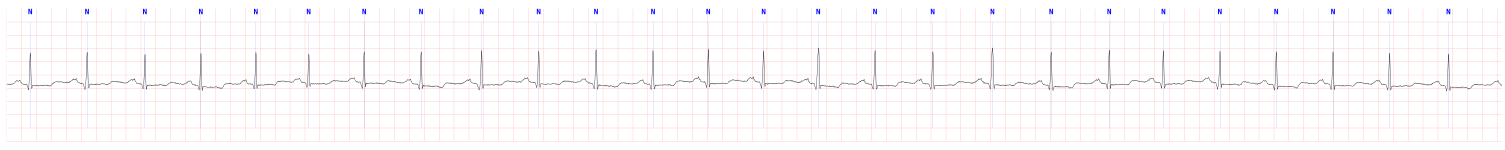
#> input picture train/a1_20.png, 7522 x 750 px (shown at 1/5 size); its folder holds only this picture in this run
$ jupyter execute --allow-errors Vbeat_classifier.ipynb   (shell and % lines are left out)
#> lines starting #> are read from the running program, lines starting #| are printed output that depends on the picture; after the words box and inside, x2 and y2 are one past the last pixel; in counts of white or black regions, pixels touching at a corner belong together
# ECG - V beat identification

[cell 1]
import cv2
import os
from matplotlib import pyplot as plt
import numpy as np
import pandas as pd
import math
from collections import Counter

[cell 2]
from sklearn.model_selection import train_test_split, GridSearchCV
from sklearn.linear_model import LogisticRegression
from sklearn.metrics import f1_score, confusion_matrix, plot_confusion_matrix

### Image analysis

[cell 3]
im = cv2.imread('train/'+ os.listdir('train')[0])
#> im is the input picture: shape (750, 7522, 3); mean B, G, R 250.5, 249.9, 252.8
im.shape
#> Out = (750, 7522, 3)

[cell 4]
#Find unique colors in the image

color_data = []
for i in range(750):
    color_data.append( np.unique(im[i], axis = 0) )
#> after the loop, color_data = 750 items, first 6: [[255, 255, 255]], [[255, 255, 255]], [[255, 255, 255]], [[255, 255, 255]], [[255, 255, 255]], [[255, 255, 255]]

color_data
#> Out has the same summary as color_data

Image doesn't have fix colors, range of colors need to be identified using boundary thresholds

[cell 5]
def detect_pixels(im, color):
    '''
    Identifies all pixels pertaining to a color, using thresholding
    Visualizing function
    '''
#> called with color = 'black'

    # define the list of boundaries for blue, black and green
    boundaries = {'blue':([65, 0, 0], [255, 50, 50])
                  ,'black': ([0,0,0], [50,50,50])
                  ,'light blue': ([255,216,216], [255,216,216])
                  ,'green': ([0,128,0], [50,255,50])
                 }

    lower, upper = boundaries[color]
    # create NumPy arrays from the boundaries
    lower = np.array(lower, dtype = "uint8")
#> lower = [0, 0, 0]
    upper = np.array(upper, dtype = "uint8")
#> upper = [50, 50, 50]
    # find the colors within the specified boundaries and apply
    # the mask
    mask = cv2.inRange(im, lower, upper)
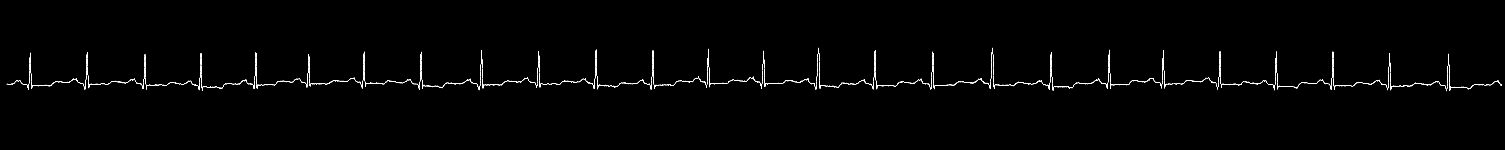
#> mask: shape (750, 7522) (shown at 1/5 size); 0.39% white in thin lines or dots, all inside (x1, y1, x2, y2) = (34, 239, 7510, 456)
    cv2.imwrite('temp.jpg',mask)
    output = cv2.bitwise_not(mask) #and(im, im, mask = mask)
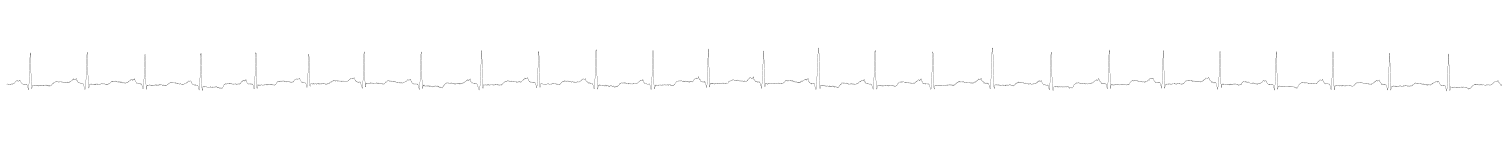
#> output: shape (750, 7522) (shown at 1/5 size); 99.6% white; black in thin lines or dots, all inside (x1, y1, x2, y2) = (34, 239, 7510, 456)

    return output

[cell 6]
plt.figure(figsize=(50,100))
plt.imshow(cv2.cvtColor(detect_pixels(im, 'black'), cv2.COLOR_BGR2RGB))
plt.show()

[cell 7]
plt.figure(figsize=(50,100))
plt.imshow(cv2.cvtColor(detect_pixels(im, 'blue'), cv2.COLOR_BGR2RGB))
#> call 2 of detect_pixels, with color = 'blue'
#> in detect_pixels (call 2), `lower = np.array(lower, dtype = "uint8")`: lower = [65, 0, 0]
#> in detect_pixels (call 2), `upper = np.array(upper, dtype = "uint8")`: upper = [255, 50, 50]
#> in detect_pixels (call 2), `mask = cv2.inRange(im, lower, upper)`:
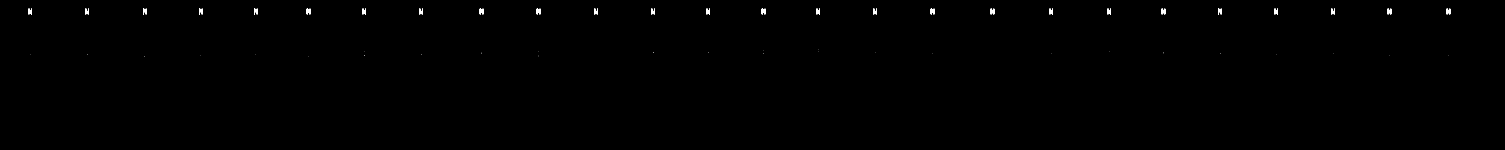
#> mask: shape (750, 7522) (shown at 1/5 size); 0.15% white; 54 white regions (28 under 20 px), largest, box (x1, y1, x2, y2) and area: (142, 44, 160, 71) 319, (426, 44, 444, 71) 319, (715, 44, 733, 71) 319
#> in detect_pixels (call 2), `output = cv2.bitwise_not(mask)`:
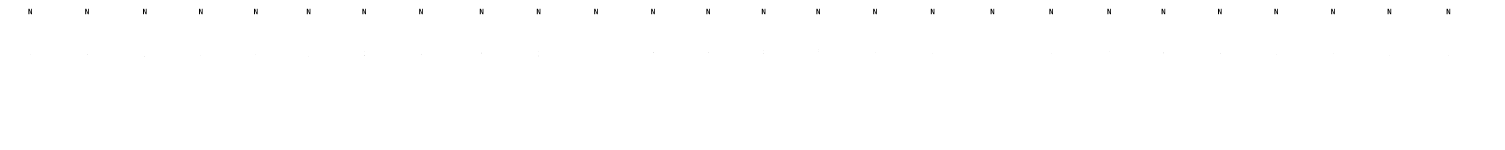
#> output: shape (750, 7522) (shown at 1/5 size); 99.9% white; 54 black regions (28 under 20 px), largest, box (x1, y1, x2, y2) and area: (142, 44, 160, 71) 319, (426, 44, 444, 71) 319, (715, 44, 733, 71) 319
plt.show()

### Pre-processing

[cell 8]
def find_x(img, input_color, visualize=False):
    '''
    Find the X coordinate corresponding to the input color
    '''
#> called with input_color = 'blue', visualize = True

    #Reference: https://yangcha.github.io/ImageViewer/
    color_mapping = {'green': [0,128,0], 'blue':[255,0,0], 'black':[0,0,0]}
    color_code = color_mapping[input_color]

    #Find all x detections based on the color
    #reduce range to top 200 pixels for detection
    for j in range(0,200):
        center = img[j]
        x_pts = []
        for i, color in enumerate(center.tolist()):
            if color == color_code:
                x_pts.append(i)
#                 print (i, j)
        #if more than 10 points are found, use these detections
        if len(x_pts) > 10:
            break

    #Find avereage of all points within 30 pixels
    start, end = 0,0
    thresh = 30
    temp_arr, x_avg_det = [],[]
    while end < len(x_pts):
        if x_pts[end] - x_pts[start] < thresh:
            temp_arr.append(x_pts[end])
        else:
            start = end
            x_avg_det.append( round(np.mean(temp_arr)) )
            temp_arr = [x_pts[end]]

        end += 1
#> this loop made 208 passes
#> temp_arr on passes 9, 17, 25, 33, 41, 49, 57, 65, 73, 81, 89, 97: [427], [716], [996], [1271], [1535], [1813], [2097], [2400], [2685], [2972], [3257], [3533]
#> after the loop, end = 208; x_avg_det = 25 values from 151 to 6947
    #add in the last value
    x_avg_det.append( round(np.mean(temp_arr)) )

    if visualize == True:
        print (len(x_avg_det), x_avg_det)
#| 26 [151, 435, 724, 1004, 1279, 1543, 1821, 2105, 2408, 2693, 2980, 3265, 3541, 3818, 4091, 4375, 4663, 4962, 5256, 5546, 5817, 6099, 6381, 6665, 6947, 7242]
        #visualize the point for detection
        plt.figure(figsize=(100,200))
        plt.imshow(cv2.cvtColor(detect_pixels(img, input_color), cv2.COLOR_BGR2RGB)[:100])
        plt.scatter(x_avg_det, [44]*len(x_avg_det), marker='.', s=20)
        plt.show()
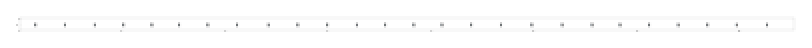
#> figure drawn by matplotlib, 1 panel

    return x_avg_det

[cell 9]
#visualize the N points. Expand image in new tab for zooming in
im = cv2.imread('train/'+ os.listdir('train')[0])
a=find_x(im, 'blue', visualize=True)
#> a = 26 values from 151 to 7242

[cell 10]
#visualize the ? points. Expand image in new tab for zooming in
temp_img = cv2.imread('test/b1_0.png')
#> (the rest of this cell did not finish here and is left out)


[cell 11]
#visualize the V points. Expand image in new tab for zooming in
temp_img = cv2.imread('train/a3_6.png')
#> (the rest of this cell did not finish here and is left out)


[cell 12]
temp_img = cv2.imread('train/a2_15.png')
#> (the rest of this cell did not finish here and is left out)


[cell 13]
def pixel_to_seconds(pixel_val):
    '''
    Convert pixel value into seconds for presenting output
    Assume every box is 0.2 sec
    '''

    #Start padding = 34 px, individual box width = 75px, box represents 0.2 sec
    act_time = ( (pixel_val - 34)/75 ) *0.2
    #find time at which identification happens
    time_range = np.arange(0.0, 20.0, 0.2)
    box_time = [x+0.2 for x in time_range if x <= act_time <= x+0.2]

    #return the second box in case point falls on line
    #check only 1 decimal place is included
    return float( "{:.1f}".format( max(box_time) ) )

[cell 14]
#test on first image and manually verify
a = [113.0, 417.0, 719.0, 1013.0, 1308.0, 1602.0, 1907.0, 2150.0, 2520.0, 2835.0, 3137.0, 3431.0, 3719.0, 4032.0, 4351.0, 4657.0, 4966.0, 5272.0, 5568.0, 5865.0, 6160.0, 6467.0, 6791.0, 7097.0, 7390.0]
for i in a[:5]:
    print(pixel_to_seconds(i))
#> this loop made 5 passes
#> box_time in pixel_to_seconds on passes 1 to 5: [0.4], [1.2], [2], [2.8], [3.4]

### Feature engineering

[cell 15]
def get_graph_data(cropped_image):
    '''
    Find the y coordinates of all the black pixels detected in the window
    Input image shape: (750, 150, 3)
    '''

    #iterate over columnns instead of rows
    img = np.swapaxes(cropped_image,0,1)
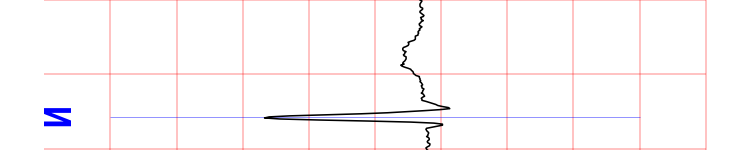
#> img: shape (150, 750, 3); mean of channels 0, 1, 2 249.6, 248.3, 251.6; drawn as B, G, R
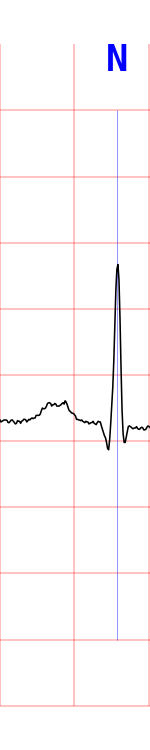
#> cropped_image: shape (750, 150, 3); mean of channels 0, 1, 2 249.6, 248.3, 251.6; drawn as B, G, R
    #shape is now (150,750,3)

    y_pts = []
    for col in img:
        #identify the indices of black pixels
        detection = [i for i,x in enumerate(col.tolist()) if x == [0,0,0]]
        #multiple detections or no detection, use previous val
        if len(detection)!= 1:
            if len(y_pts)>0: y_pts.append(y_pts[-1])
            #if no previous val exists, use central line of graph
            else: y_pts.append(750 - 440)

        else:
            #calculate value from bottom of image instead of top
            y_pts.append(750-detection[0])
#> this loop made 150 passes
#> detection on passes 2, 4, 8, 9, 10, 14, 15, 16, 18, 19, 20, 21: [421], [420], [421], [422], [422], [421], [422], [423], [421], [421], [421], [422]
#> after the loop, y_pts = 150 values, max 349 at index 65, min 310 at index 0, mean 329.3

    return y_pts

[cell 16]
len(get_graph_data(im[:, 34:34+150, :]))
#> Out = 150

[cell 17]
def amplitude_data(y_pts, window_size = 50):
    '''
    Identify features pertaining to the amplitude

    Divide 150 length window into 3 windows for before, after and current trend of moving centres
    '''
#> called with window_size = 2

    output = []
#> output = []
    for i in range(0, window_size*2+1, window_size):
        data = y_pts[i:i+window_size]
        output += [max(data), min(data), int(np.median(data))]
#> this loop made 3 passes
#> output on passes 1 to 3: [1, 1, 1], [1, 1, 1, 2, 2, 2], [1, 1, 1, 2, 2, 2, 3, 3, 3]

    return output

[cell 18]
amplitude_data([1,1,2,2,3,3], window_size = 2)

[cell 19]
def get_peak_data(main_pt, prev_pt = None, next_pt = None):
    '''
    Identify features relating to the observed peaks
    '''

    #if first peak
    if prev_pt == None:
        #subtract padding for first point
        return [int(main_pt-34), int(next_pt-main_pt)]
    #if last peak
    if next_pt == None:
        #subtract padding from end
        return [int(main_pt-prev_pt), int((7522-34) - main_pt)]

    return [int(main_pt - prev_pt), int(next_pt-prev_pt)]

[cell 20]
[]+[1]

[cell 21]
def sliding_window(img, window_size=150):
    '''
    Run the sliding window to generate features and labels
    '''

    #get the X axis points for V beats
    vbeats_x = find_x(img, 'green')
    if math.isnan(vbeats_x[0]): vbeats_x = []

    labelling_dict = {k:1 for k in vbeats_x}

    #get the X axis points for other beats
    regular_beats = find_x(img, 'blue')

    for val in regular_beats: labelling_dict[val] = 0

    all_x = sorted(vbeats_x+regular_beats)

    features, labels = [], []

    #identify the features and label for each point
    for i,x in enumerate(all_x):
        #add the corresponding label
        labels.append(labelling_dict[x])

        #define window for 2 cells
        start, end = max([0,int(x-75)]), min([int(x+75), 7522])
        #get Y points in 150 length window
        y_pts = get_graph_data(img[:, start:end, :])

        #pad preceding or leading (750 - 440) for corner peaks
        if (x-75) < 0:
            for _ in range(0-(int(x)-75)): y_pts.insert(0, 750-440)
        if (x+75) > 7522:
            for _ in range((int(x)+75)-7522): y_pts.append(750-440)

        #get peak features
        if i == 0: peak_feats = get_peak_data(x, next_pt=all_x[1])
        elif i == len(all_x)-1: peak_feats = get_peak_data(x, prev_pt=all_x[i-1])
        else: peak_feats = get_peak_data(x, prev_pt=all_x[i-1], next_pt=all_x[i+1])

        #combine y-axis coords, peak feats and amplitude feats
        features.append(y_pts + peak_feats + amplitude_data(y_pts))

    return features, labels

#> (a cell that did not finish here is left out)

### Generate training and testing data

[cell 23]
#CREATE TRAINING DATA
#call sliding window function for each image in train folder
features, labels = [],[]
#> (the rest of this cell did not finish here and is left out)
